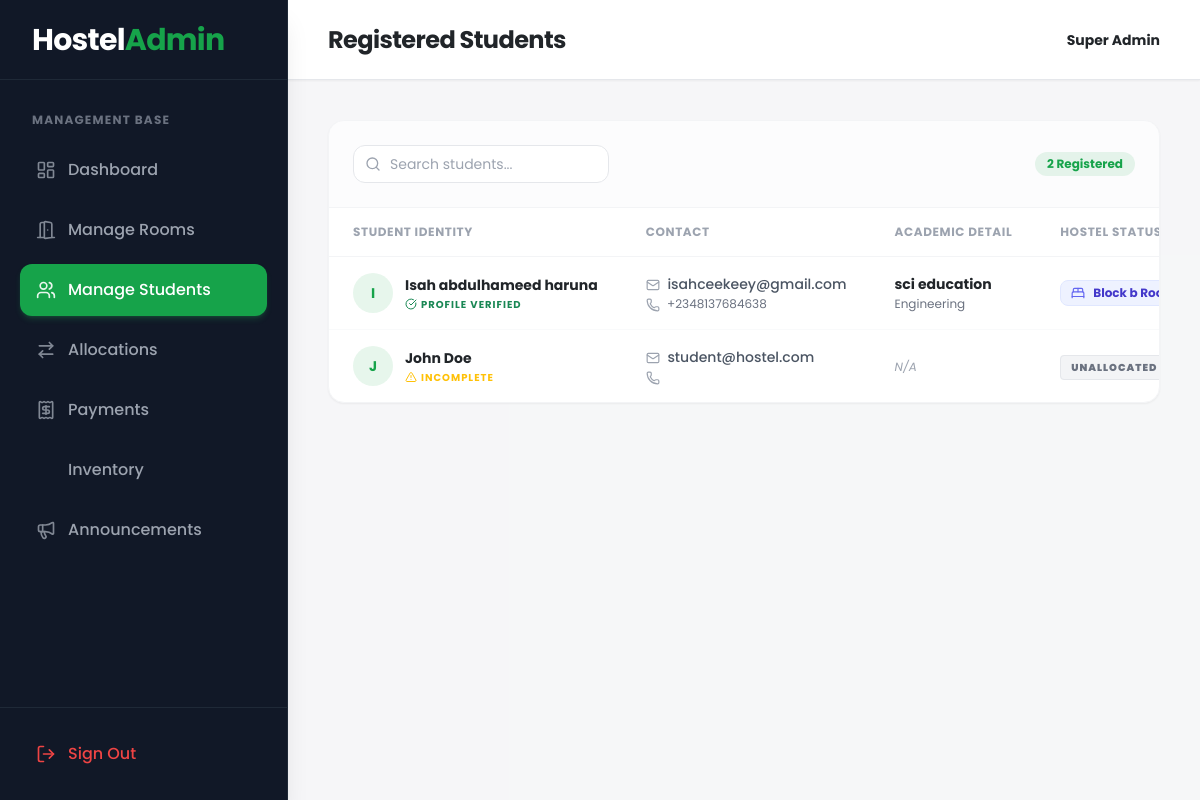
The app's page /admin/manage_students.php (signed in), older data.
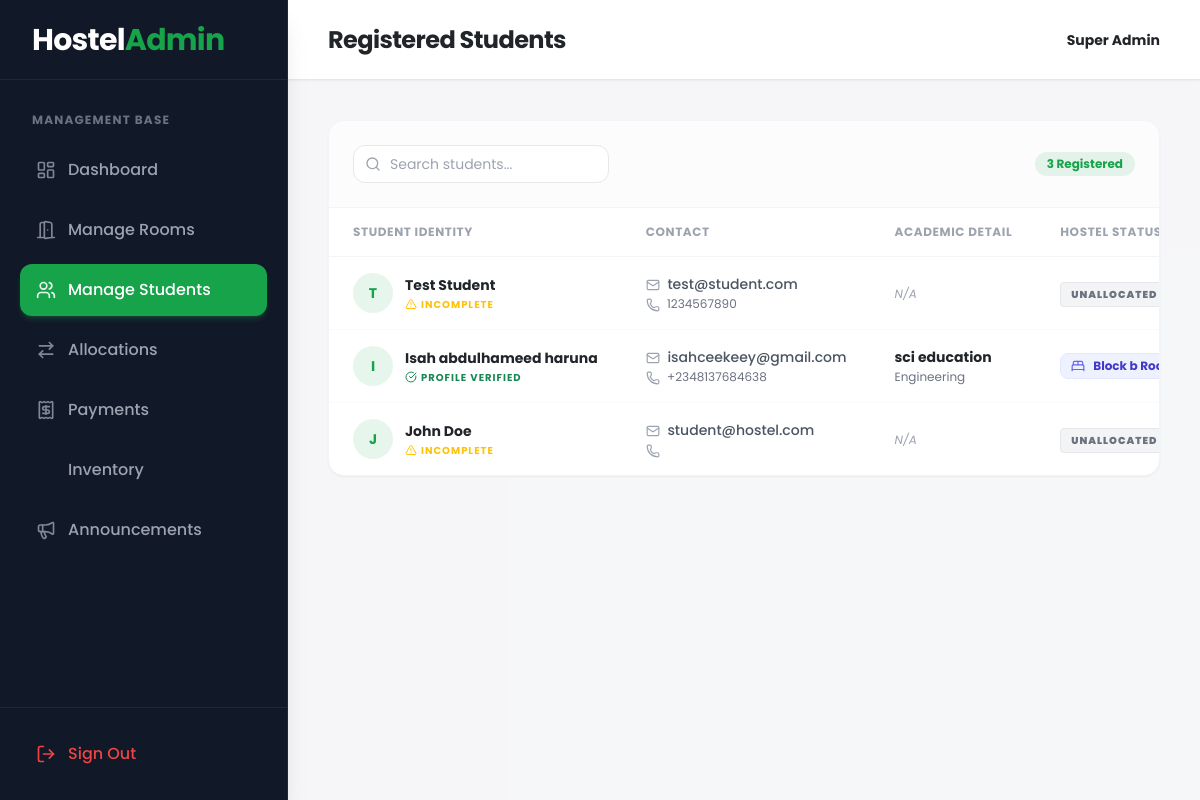
The same page, newer data.
### tables this page shows
CREATE TABLE `allocations` (
  `id` int(11) NOT NULL,
  `student_id` int(11) NOT NULL,
  `room_id` int(11) NOT NULL,
  `allocated_by` varchar(100) NOT NULL DEFAULT 'admin',
  `allocation_date` date NOT NULL,
  `status` enum('active','expired','revoked') DEFAULT 'active',
  `created_at` timestamp NOT NULL DEFAULT current_timestamp()
);

CREATE TABLE `users` (
  `id` int(11) NOT NULL,
  `fullname` varchar(100) NOT NULL,
  `email` varchar(100) NOT NULL,
  `phone` varchar(20) DEFAULT NULL,
  `faculty` varchar(100) DEFAULT NULL,
  `department` varchar(100) DEFAULT NULL,
  `profile_pic` varchar(255) DEFAULT NULL,
  `profile_completed` tinyint(1) DEFAULT 0,
  `password` varchar(255) NOT NULL,
  `role` enum('student','admin','staff') DEFAULT 'student',
  `created_at` timestamp NOT NULL DEFAULT current_timestamp()
);

CREATE TABLE `rooms` (
  `id` int(11) NOT NULL,
  `block_name` varchar(50) NOT NULL,
  `room_number` varchar(50) NOT NULL,
  `capacity` int(11) NOT NULL DEFAULT 4,
  `current_occupancy` int(11) NOT NULL DEFAULT 0,
  `room_type` enum('Standard','Premium') DEFAULT 'Standard',
  `status` enum('available','full','maintenance') DEFAULT 'available',
  `created_at` timestamp NOT NULL DEFAULT current_timestamp()
);

### admin/manage_students.php (the view, shortened to what the changed rows need)
<?php
require_once '../config/database.php';
$students_sql = "
    SELECT u.id, u.fullname, u.email, u.phone, u.faculty, u.department, u.profile_completed, u.created_at,
           a.status as allocation_status, r.block_name, r.room_number,
           (SELECT status FROM payments WHERE student_id = u.id AND status = 'paid' LIMIT 1) as payment_status
    FROM users u
    LEFT JOIN allocations a ON u.id = a.student_id AND a.status = 'active'
    LEFT JOIN rooms r ON a.room_id = r.id
    WHERE u.role = 'student'
    ORDER BY u.created_at DESC
" ;
$students_res = mysqli_query($conn, $students_sql);
$students = [];
if($students_res) {
    while($row = mysqli_fetch_assoc($students_res)) {
        $students[] = $row;
    }
}
?>
<!DOCTYPE html>
<html lang="en">
<head>
    <script src="https://cdn.tailwindcss.com"></script>
    <link rel="stylesheet" href="https://cdnjs.cloudflare.com/ajax/libs/animate.css/4.1.1/animate.min.css"/>
</head>
<body class="bg-gray-50 font-sans text-dark flex h-screen overflow-hidden antialiased">
    <?php include '../includes/admin_sidebar.php'; ?>
    <main class="flex-1 flex flex-col h-full overflow-hidden z-10 w-full">
        <header class="h-20 bg-white shadow-sm flex items-center justify-between px-6 lg:px-10 border-b border-gray-200 z-10">
            <div class="flex items-center gap-4">
                <h1 class="text-2xl font-bold text-dark hidden sm:block tracking-tight">Registered Students</h1>
            </div>
        </header>
        <div class="flex-1 overflow-y-auto p-6 lg:p-10 bg-gray-100/50">
            <div class="bg-white rounded-2xl animate__animated animate__fadeInUp shadow-sm border border-gray-100 overflow-hidden">
                <div class="p-6 border-b border-gray-100 flex justify-between items-center bg-gray-50/50">
                    <div class="flex items-center gap-3">
                        <div class="relative">
                        </div>
                    </div>
                    <span class="bg-primary/10 text-primary font-bold px-3 py-1 rounded-full text-xs"><?php echo count($students); ?> Registered</span>
                </div>
                <div class="overflow-x-auto w-full">
                    <table class="w-full text-left border-collapse whitespace-nowrap">
                        <thead>
                            <tr class="bg-white text-gray-400 text-xs uppercase tracking-wider border-b border-gray-100">
                                <th class="px-6 py-4 font-bold">Student Identity</th>
                                <th class="px-6 py-4 font-bold">Contact</th>
                                <th class="px-6 py-4 font-bold">Academic Detail</th>
                                <th class="px-6 py-4 font-bold">Hostel Status</th>
                            </tr>
                        </thead>
                        <tbody class="divide-y divide-gray-50">
                            <?php if(empty($students)): ?>
                                <tr>
                                    <td colspan="5" class="p-12 text-center text-gray-400 font-medium">No students registered in the system yet.</td>
                                </tr>
                            <?php else: ?>
                                <?php foreach($students as $s): ?>
                                    <tr class="hover:bg-green-50/30 transition">
                                        <td class="px-6 py-4">
                                            <div class="flex items-center gap-3">
                                                <div class="w-10 h-10 rounded-full bg-primary/10 text-primary flex items-center justify-center font-bold text-sm shrink-0">
                                                    <?php echo strtoupper(substr($s['fullname'], 0, 1)); ?>
                                                </div>
                                                <div>
                                                    <p class="font-bold text-dark text-sm"><?php echo htmlspecialchars($s['fullname']); ?></p>
                                                    <?php if($s['profile_completed'] == 1): ?>
                                                        <p class="text-[10px] font-bold text-success uppercase tracking-widest flex items-center gap-1 mt-0.5"><i data-lucide="check-circle" class="w-3 h-3"></i> Profile Verified</p>
                                                    <?php else: ?>
                                                        <p class="text-[10px] font-bold text-warning uppercase tracking-widest flex items-center gap-1 mt-0.5"><i data-lucide="alert-triangle" class="w-3 h-3"></i> Incomplete</p>
                                                    <?php endif; ?>
                                                </div>
                                            </div>
                                        </td>
                                        <td class="px-6 py-4">
                                            <p class="text-sm font-medium text-gray-600 mb-0.5"><i data-lucide="mail" class="inline w-3.5 h-3.5 text-gray-400 mr-1"></i> <?php echo htmlspecialchars($s['email']); ?></p>
                                            <p class="text-xs text-gray-500"><i data-lucide="phone" class="inline w-3.5 h-3.5 text-gray-400 mr-1"></i> <?php echo htmlspecialchars($s['phone']); ?></p>
                                        </td>
                                        <td class="px-6 py-4">
                                            <?php if($s['profile_completed'] == 1): ?>
                                                <p class="text-sm font-bold text-dark mb-0.5"><?php echo htmlspecialchars($s['department']); ?></p>
                                                <p class="text-xs text-gray-500"><?php echo htmlspecialchars($s['faculty']); ?></p>
                                            <?php else: ?>
                                                <span class="text-xs italic text-gray-400">N/A</span>
                                            <?php endif; ?>
                                        </td>
                                        <td class="px-6 py-4">
                                            <?php if($s['allocation_status'] === 'active'): ?>
                                                <div class="inline-flex items-center gap-2 bg-indigo-50 border border-indigo-100 rounded-lg px-2.5 py-1 text-xs">
                                                    <i data-lucide="bed-double" class="w-3.5 h-3.5 text-indigo-500"></i>
                                                    <span class="font-bold text-indigo-700"><?php echo htmlspecialchars($s['block_name']) . " Room " . htmlspecialchars($s['room_number']); ?></span>
                                                </div>
                                            <?php else: ?>
                                                <span class="bg-gray-100 text-gray-500 border border-gray-200 px-2.5 py-1 rounded text-[10px] font-black uppercase tracking-widest">Unallocated</span>
                                            <?php endif; ?>
                                        </td>
                                    </tr>
                                <?php endforeach; ?>
                            <?php endif; ?>
                        </tbody>
                    </table>
                </div>
            </div>
        </div>
    </main>
</body>
</html>

### includes/admin_sidebar.php (shortened to what the changed rows need)
<?php
$current_page = basename($_SERVER['PHP_SELF']);
$nav_items = [
    'dashboard.php' => ['icon' => 'layout-dashboard', 'label' => 'Dashboard'],
    'manage_rooms.php' => ['icon' => 'door-open', 'label' => 'Manage Rooms'],
    'manage_students.php' => ['icon' => 'users', 'label' => 'Manage Students'],
    'allocations.php' => ['icon' => 'arrow-right-left', 'label' => 'Allocations'],
    'payments.php' => ['icon' => 'receipt', 'label' => 'Payments'],
    'inventory.php' => ['icon' => 'packages', 'label' => 'Inventory'],
    'announcements.php' => ['icon' => 'megaphone', 'label' => 'Announcements'],
];
?>
<aside class="w-72 bg-gray-900 shadow-xl hidden lg:flex flex-col h-full border-r border-gray-800 relative z-20">
    <nav class="flex-1 py-8 px-5 space-y-2 overflow-y-auto w-full no-scrollbar">
        <h4 class="px-3 text-xs font-bold text-gray-500 uppercase tracking-widest mb-4">Management Base</h4>
        <?php foreach ($nav_items as $url => $item): ?>
            <?php
            $isActive = ($current_page == $url);
            $activeClass = $isActive ? 'bg-primary text-white shadow-md shadow-green-500/20 hover:-translate-y-0.5' : 'text-gray-400 hover:bg-gray-800 hover:text-white';
            ?>
            <a href="<?php echo $url; ?>" class="flex items-center gap-3 px-4 py-3.5 rounded-xl font-medium transition duration-200 <?php echo $activeClass; ?>">
                <i data-lucide="<?php echo $item['icon']; ?>" class="w-5 h-5 <?php echo $isActive ? 'opacity-90' : 'opacity-80'; ?>"></i> <?php echo $item['label']; ?>
            </a>
        <?php endforeach; ?>
    </nav>
</aside>

Row changes from the older to the newer data that the page shows:
added users: fullname "T", fullname "Test Student", profile_completed 0 (drawn), email "test@student.com", phone "1234567890", shows "UNALLOCATED"
Text that changed along with them:
count($students): "2" → "3"
